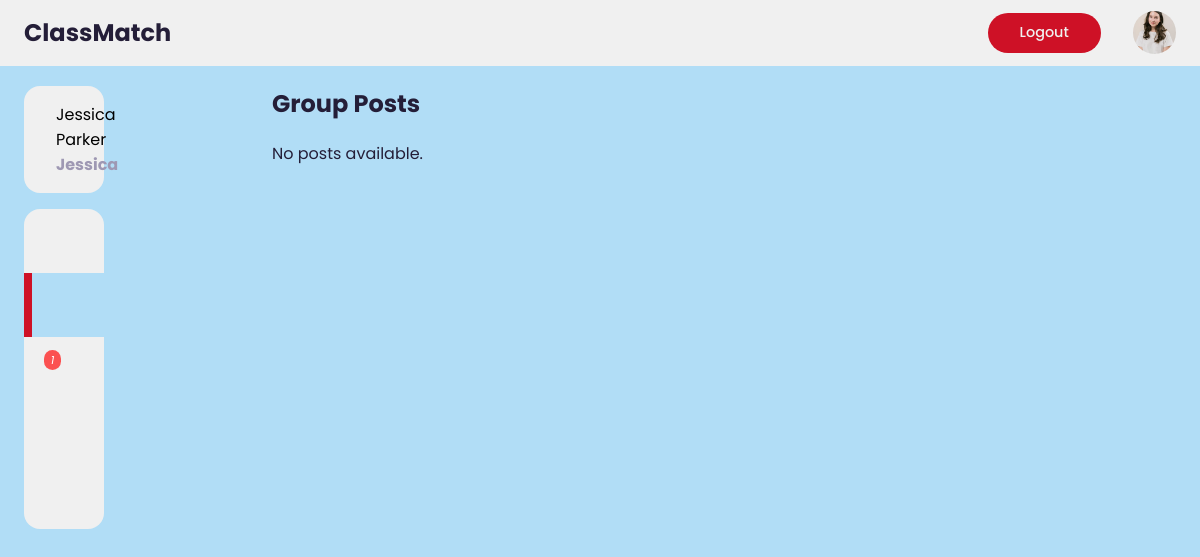
The page /group-posts/ (signed in) on the database as committed earlier.
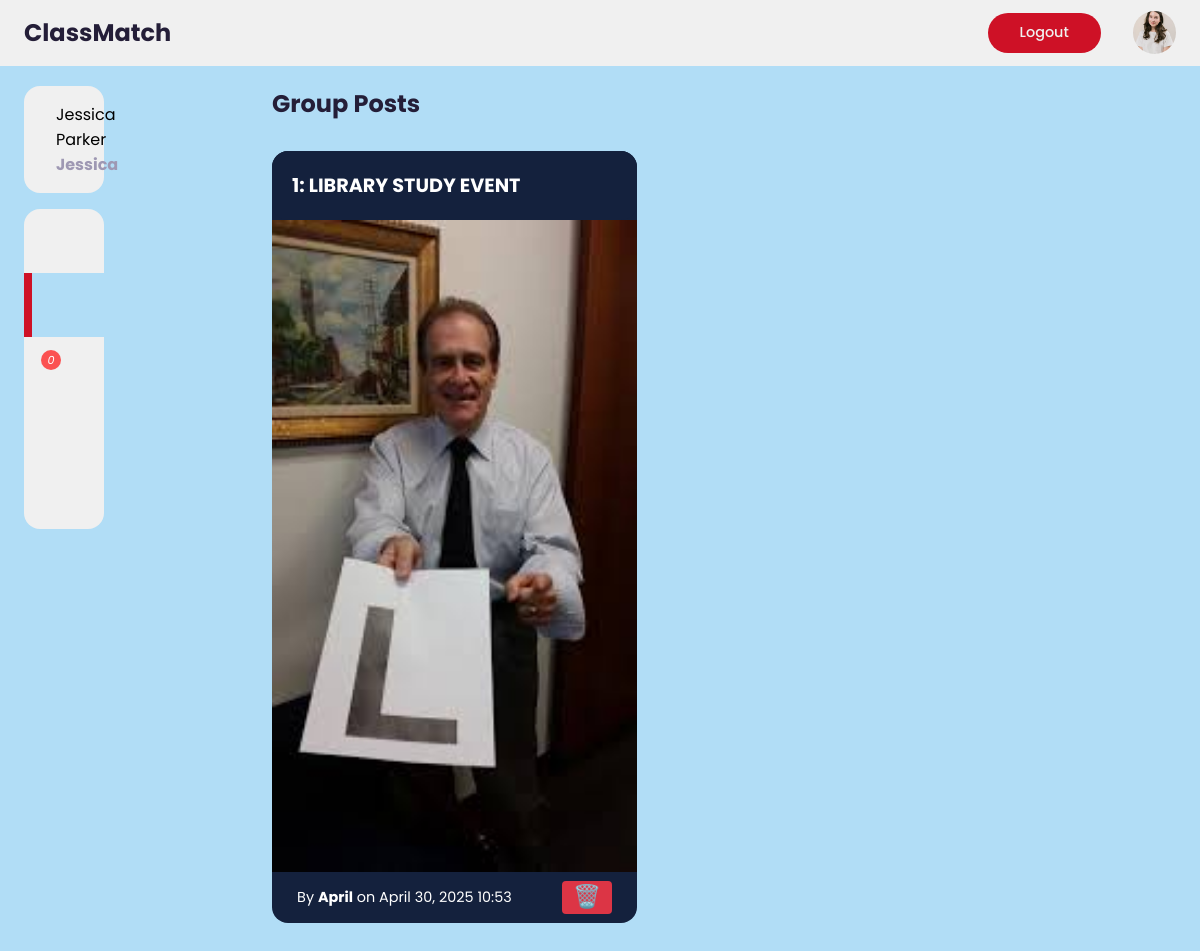
The same page on the database as committed later.
### app/models.py (models this page shows, shortened)
class Profile(models.Model):
    user = models.OneToOneField(User, on_delete=models.CASCADE)
    current_match_index = models.IntegerField(default=0)
    last_seen = models.DateTimeField(null=True, blank=True)
    is_super_admin = models.BooleanField(default=False)
    is_group_admin = models.BooleanField(default=False)
    first_name = models.CharField(max_length=50, null=False, blank=False)
    last_name = models.CharField(max_length=50, null=False, blank=False)
    age = models.IntegerField(default=18, null=False, blank=False)
    hometown = models.CharField(max_length=100, null=False, blank=False)
    major = models.CharField(max_length=100, null=False, blank=False)
    minor = models.CharField(max_length=100, blank=True, null=True)
    grade = models.CharField(max_length=20, null=False, blank=False)
    GENDER_CHOICES_1 = [
        ('male', 'Male'),
        ('female', 'Female'),
        ('other', 'Other')
    ]
    GENDER_CHOICES_2 = [
        ('', 'Either'),
        ('male', 'Male'),
        ('female', 'Female')
    ]
    CAMPUS_GROUP_CHOICES=[
        ('fraternity_sorority', '🏛 Fraternity/Sorority'), ('academic_clubs', '🧠 Academic clubs (e.g., Honors College, debate, CME)'),
        ('creative_orgs', '🎨 Creative orgs (e.g., theatre, film, writing)'),
        ('sports_intramurals', '🎽 Sports or intramurals'),
        ('music_arts_groups', '🎸 Music or arts-related groups'),
        ('religious_orgs', '🙏 Religious orgs (e.g., Cru, Young Life, RUF)'), ('service_groups', '🌍 Service & volunteer groups'),
        ('niche_clubs', '🧩 Niche interest clubs (e.g., gaming, outdoors, crypto, chess)'),
        ('not_involved', '🚫 Not involved (yet!)')]
    GHOST_LIKELIHOOD_CHOICES = [(str(i), str(i)) for i in range(0, 11)]
    grove_or_game_day = models.CharField(max_length=50, choices=[('grove', '📚 The Grove on a quiet day'), ('game_day', '🐅 Game day in the student section')])
    ideal_study_spot = models.CharField(max_length=50, choices=[('ajax', '🍳 Diner booth'), ('library', '📖 Library'), ('uptown', '☕ Coffee Shop'), ('couch', '🏡 At Home')])
    study_time = models.CharField(max_length=50, choices=[('morning', '🌅 Morning'), ('afternoon', '🌞 Afternoon'), ('late_night', '🌙 Late night')])
    energy_source = models.CharField(max_length=50, choices=[('music', '🎧 Music'), ('walks', '🚶 Walks around campus'), ('caffeine', '☕ Caffeine'), ('friends', '👯 Friends')])
    group_project_role = models.CharField(max_length=50, choices=[('lead', '✅ Take the lead'), ('quiet', '✍️ Do the work quietly'), ('organizer', '👥 Organize the group'), ('panic', '😅 Panic last minute (but pull through)')])
    exam_prep_style = models.CharField(max_length=50, choices=[('solo', 'Solo cram session'), ('flashcards', 'Flashcards and repetition'), ('group', 'Group review'), ('teach', 'Teaching someone else')])
    academic_strength = models.CharField(max_length=50, choices=[('detail', '🔍 Focused & detail-oriented'), ('creative', '💭 Creative problem-solver'), ('fast', '🧠 Fast learner'), ('communicator', '💬 Good communicator')])
    accountability_style = models.CharField(max_length=50, choices=[('daily', 'Daily check-ins'), ('deadlines', 'Deadlines & reminders'), ('casual', 'Casual “you good?” texts'), ('self', 'None—I’m self-driven (usually)')])
    wish_more_of = models.CharField(max_length=50, choices=[('time', '⏳ Time'), ('money', '💰 Money'), ('focus', '🧠 Focus'), ('study_buddies', '🙌 Chill people to study with')])
    hot_take = models.CharField(max_length=100, choices=[('chicken', 'Chicken on a stick > Raising Cane’s'), ('hammocks', 'The Circle should have hammocks'), ('vibes', 'You don’t need a planner — just vibes')])
    planner_fullness = models.IntegerField(validators=[MinValueValidator(0), MaxValueValidator(100)], null=True)  # Range 0-100%
    social_energy = models.CharField(max_length=50, choices=[('high', '📈 high'), ('low', '📉 low'), ('medium', '📊 mid')])
    major_approach = models.CharField(max_length=50, choices=[('love', 'I chose it because I love it'), ('career', 'It aligns with my career goals'), ('realistic', 'It was the most realistic option'), ('figuring_out', 'Still figuring it out 🤷')])
    post_grad_plan = models.CharField(max_length=50, choices=[('grad_school', '🎓 Grad school'), ('job', '💼 Job right away'), ('travel', '✈️ Take time off/travel'), ('unsure', '🤔 Still figuring it out')])
    college_motivation = models.CharField(max_length=50, choices=[('career', '🚀 Career success'), ('learning', '🧠 Learning new stuff'), ('prove', '🧍 Proving it to myself'), ('people', '👫 Meeting the right people')])
    campus_groups = models.CharField(max_length=100, choices=CAMPUS_GROUP_CHOICES)
    match_involvement_importance = models.CharField(max_length=50, choices=[('super', 'Super important'), ('little', 'A little'), ('doesnt_matter', 'Doesn’t matter'), ('prefer_not', 'I’d rather they weren’t 🤣')])
    social_energy_on_campus = models.CharField(max_length=50, choices=[('everywhere', 'I’m everywhere — love meeting people'), ('crew', 'I’ve got my crew, but I’m open'), ('low_key', 'Mostly low-key or solo'), ('searching', 'Still trying to find my people')])
    gender = models.CharField(max_length=6, choices=GENDER_CHOICES_1, null=False, blank=False)
    preferred_gender = models.CharField(max_length=6, choices=GENDER_CHOICES_2, null=True, blank=True)
    hobbies = models.TextField(blank=True, null=True)
    clubs_and_extracurriculars = models.TextField(blank=True, null=True)
    profile_picture = models.ImageField(upload_to='profile_pics/', default='default_profile_pic.jpg', blank=False, null=False)
    cover_photo = models.ImageField(upload_to='cover_photos/', default='default_profile_pic.jpg', blank=False, null=False)
    friends = models.ManyToManyField("self", blank=True)  # For confirmed friends
    pending_sent_requests = models.ManyToManyField("self", symmetrical=False, related_name="pending_received_requests", blank=True)
    liked_profiles = models.ManyToManyField("self", symmetrical=False, related_name="liked_by", blank=True)
    disliked_profiles = models.ManyToManyField("self", symmetrical=False, related_name="disliked_by", blank=True)

class GroupPost(models.Model):
    title = models.CharField(max_length=200,blank=True)
    image = models.ImageField(upload_to='group_flyers/')
    created_by = models.ForeignKey(User, on_delete=models.CASCADE)
    created_at = models.DateTimeField(auto_now_add=True)
    updated_at = models.DateTimeField(auto_now=True)

### app/views.py (the view)
# urls.py: path('group-posts/', group_post_list, name='group_post_list'),
@login_required
def group_post_list(request):
    try:
        user_profile = Profile.objects.get(user=request.user)
    except Profile.DoesNotExist:
        return redirect('create_profile')
    received_requests = FriendRequest.objects.filter(receiver=request.user, accepted=False)
    pending_requests = [req.sender.profile for req in received_requests if hasattr(req.sender, 'profile')]
    posts = GroupPost.objects.all().order_by('-created_at')
    form = GroupPostForm()
    return render(request, 'post_list.html', {
        'posts': posts,
        'form': form,
        'profile': user_profile,
        'pending_requests': pending_requests,
    })

### app/templates/post_list.html (shortened to what this page needs)
{% load static %}
{% load tz %}
{% load widget_tweaks %}
<!DOCTYPE html>
<html lang="en">
<head>
    <link rel="stylesheet" href="https://unicons.iconscout.com/release/v2.1.6/css/unicons.css">
    <link rel="stylesheet" href="../static/group-posts.css">
    <link href="https://stackpath.bootstrapcdn.com/font-awesome/4.7.0/css/font-awesome.min.css" rel="stylesheet" />
    <link rel="stylesheet" href="https://cdnjs.cloudflare.com/ajax/libs/font-awesome/6.0.0-beta3/css/all.min.css">
</head>
<body>
    <nav>
        <div class="container">
            <h2 class="logo">ClassMatch</h2>
            <div class="create">
                <a href="{% url 'logout' %}" class="btn btn-primary">Logout</a>
                <a class="profile" href="{% url 'profile' %}">
                    <div class="profile-photo">
                        <img src="{{ profile.profile_picture.url }}" alt="Profile Picture" class="profile-pic">
                    </div>
                </a>
            </div>
        </div>
    </nav>
    <main class="main">
        <div class="container">
            <div class="left">
                <a class="profile" href="{% url 'profile' %}">
                    <div class="handle">
                        <p style="color: black;">{{ profile.first_name }} <br> {{ profile.last_name }}</p>
                        <h4 class="text-muted">{{ user.username }}</h4>
                    </div>
                </a>
                <div class="sidebar">
                    <a class="menu-item" href="{% url 'home' %}">
                        <span></span>
                    </a>
                    <a href="{% url 'group_post_list' %}" class="menu-item active">
                        <span></span>
                    </a>
                    <a class="menu-item" id="notifications" class="popup hidden">
                        <span>
                            <i class="uil uil-bell">
                                <small class="notification-count">{{ pending_requests|length }}</small>
                            </i>
                        </span>
                    </a>
                    <a class="menu-item" id="theme">
                        <span></span>
                    </a>
                    <a class="menu-item">
                        <span></span>
                    </a>
                </div>
            </div>
            <div class="middle">
                <h2>Group Posts</h2>
                <div class="grid">
                    {% for post in posts %}
                        <div class="item blog">
                            <div class="content">
                                <div class="title">
                                    <h3>{{ forloop.counter }}: {{ post.title }}</h3>
                                </div>
                                {% if post.image %}
                                    <div class="image-wrapper">
                                        <img src="{{ post.image.url }}" alt="{{ post.title }}" class="post-image rounded">
                                    </div>
                                {% endif %}
                                <div class="post-meta-container">
                                    <p class="post-meta">By&nbsp;<strong>{{ post.created_by.username }}</strong>&nbsp;on&nbsp;{{ post.created_at|date:"F d, Y H:i" }}</p>
                                    {% if user.profile and user.profile.is_super_admin or user.profile.is_group_admin and user == post.created_by %}
                                        <form method="post" action="{% url 'delete_group_post' post.id %}">
                                            <button type="submit" class="delete-btn">🗑️</button>
                                        </form>
                                    {% endif %}
                                </div>
                            </div>
                        </div>
                    {% empty %}
                        <p>No posts available.</p>
                    {% endfor %}
                </div>
            </div>
        </div>
    </main>
</body>
</html>

### app/static/group-posts.css (style rules this page uses)
:root { --primary-color-hue: 252; --dark-color-lightness: 17%; --light-color-lightness: 95%; --white-color-lightness: 100%; --color-white: #F0F0F0; --color-light: #B1DDF6; --color-grey: hsl(252, 15%, 65%); --color-primary: #CE1126; --color-secondary: hsl(252, 100%, 90%); --color-success: hsl(120, 95%, 65%); --color-danger: hsl(0, 95%, 65%); --color-dark: hsl(252, 30%, var(--dark-color-lightness)); --color-black: hsl(252, 30%, 10%); --border-radius: 2rem; --card-border-radius: 1rem; --btn-padding: 0.6rem 2rem; --search-padding: 0.6rem 1rem; --card-padding: 1rem; --sticky-top-left: 5.4rem; --sticky-top-right: -18rem; }
*, *::before, *::after { margin: 0; padding: 0; outline: 0; box-sizing: border-box; text-decoration: none; list-style: none; border: none; }
body { font-family: 'Poppins', sans-serif; color: var(--color-dark); background: var(--color-light); overflow-x: hidden; }
.container { width: 1050px; margin: 0 auto; }
.profile-photo { width: 2.7em; height: 2.7em; aspect-ratio: 1 / 1; border-radius: 50%; overflow: hidden; display: flex; justify-content: center; align-items: center; }
.profile-photo img { width: 100%; height: 100%; object-fit: cover; }
img { display: block; width: 100%; }
.btn { display: inline-block; padding: var(--btn-padding); font-weight: 500; border-radius: var(--border-radius); cursor: pointer; transition: all 300ms ease; font-size: 0.9rem; }
.btn-primary { background: var(--color-primary); color: var(--color-white); }
.text-muted { color: var(--color-grey); }
nav { width: 100%; background: var(--color-white); padding: 0.7rem 0; position: fixed; top: 0; z-index: 10; }
nav .container { display: flex; align-items: center; justify-content: space-between; }
nav .create { display: flex; align-items: center; gap: 2rem; }
.main { position: relative; top: 5.4rem; }
.main .container { display: grid; grid-template-columns: 18vw auto 20vw; column-gap: 2rem; position: relative; margin-bottom: 10dvw; }
.main .container .left { height: max-content; position: sticky; top: var(--sticky-top-left); }
.main .container .left .profile { padding: var(--card-padding); background: var(--color-white); border-radius: var(--card-border-radius); display: flex; column-gap: 1rem; width: 100%; align-items: flex-start; }
.left .sidebar { margin-top: 1rem; background: var(--color-white); border-radius: var(--card-border-radius); }
.left .sidebar .menu-item { display: flex; align-items: center; height: 4rem; cursor: pointer; transition: all 300ms ease; position: relative; color: rgb(86, 86, 86); }
.left .sidebar i { font-size: 1.4rem; color: var(--color-grey); margin-left: 2rem; position: relative; }
.left .sidebar i .notification-count { background: var(--color-danger); color: white; font-size: 0.7rem; width: fit-content; border-radius: 0.8rem; padding: 0.1rem 0.4rem; position: absolute; top: -0.2rem; right: -0.3rem; }
.left .sidebar .active { background: var(--color-light); }
.left .sidebar .active::before { content: ""; display: block; width: 0.5rem; height: 100%; position: absolute; background: var(--color-primary); }
.middle { display: flex; justify-content: flex-start; flex-direction: column; }
.post-meta-container { display: flex; justify-content: space-around; align-items: center; }
.post-meta { color: white; font-size: .90em; display: flex; margin-top: 15px; margin-bottom: 15px; justify-content: center; }
.delete-btn { background-color: #dc3545; color: white; border: none; padding: 2px 5px 4px 5px; font-size: 1.4em; width: 50px; border-radius: 4px; cursor: pointer; }
.post-image { width: 100%; height: auto; }
.item { border-radius: var(--card-border-radius); margin-top: 10px; background-color: #14213D; height: fit-content; }
.grid { width: 740px; display: grid; grid-gap: 10px; grid-template-columns: repeat(2, 1fr); grid-auto-rows: 25px; }
.title { padding: 20px; }
.title h3 { font-size: 1.2em; color: #ffffff; text-transform: uppercase; }
.blog .title { border-radius: var(--card-border-radius); background-color: #14213D; }
@media screen and (max-width: 1200px) { .container { width: 96%; } }
@media screen and (max-width: 1200px) { main .container { grid-template-columns: 5rem auto 30vw; gap: 1rem; } }
@media screen and (max-width: 1200px) { .left { width: 5rem; z-index: 5; } }
@media screen and (max-width: 1200px) { main .container .left .profile { display: none; } }

Rows that differ between the two databases and show on the page:
added GroupPost: title "LIBRARY STUDY EVENT", image (picture), created_by.username "April", created_at "April 30, 2025 10:53"
Other text that changed with them:
{{ pending_requests|length }}: "1" → "0"
text no longer shown: "No posts available."
